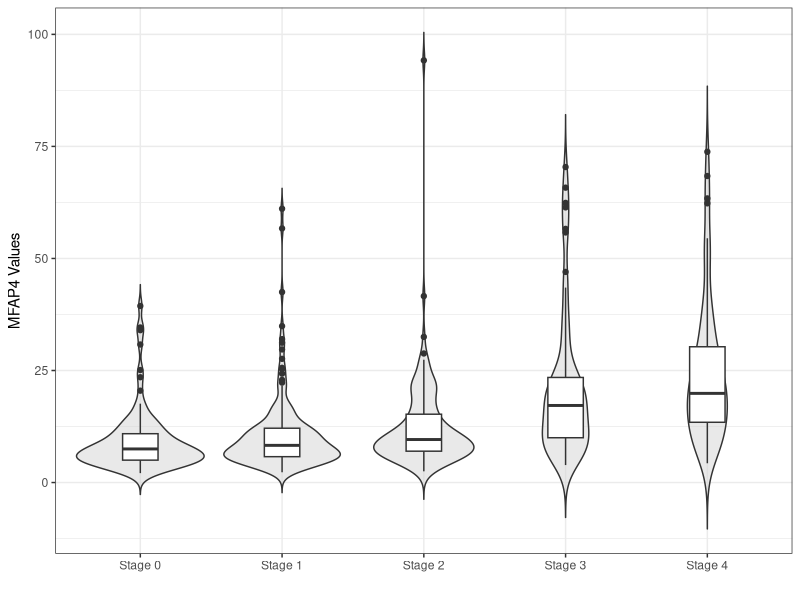
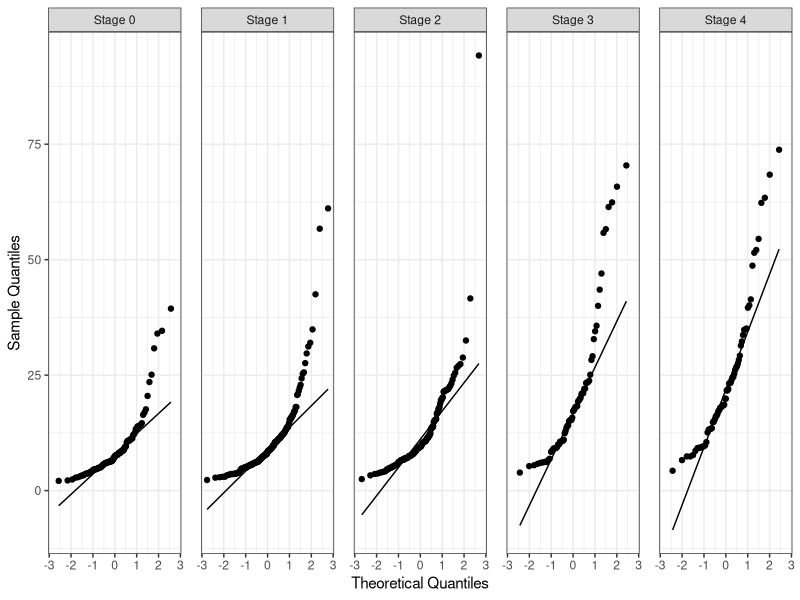
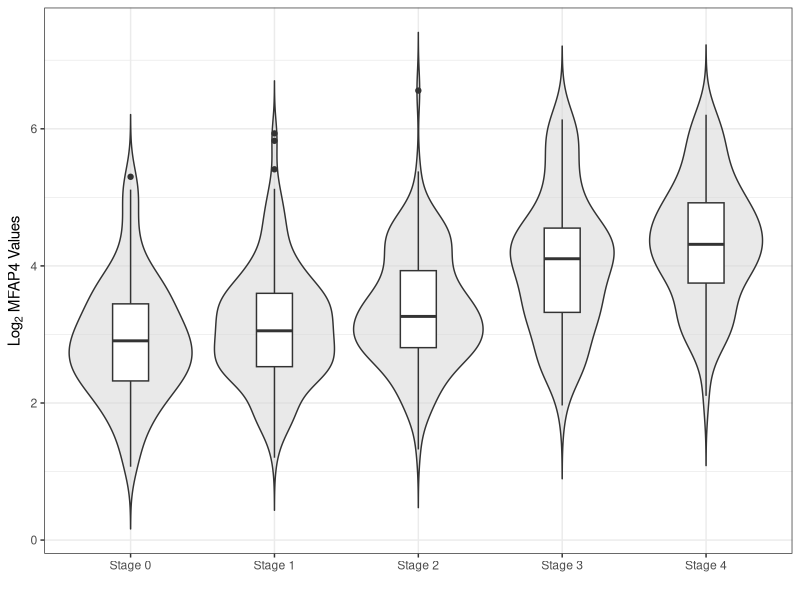
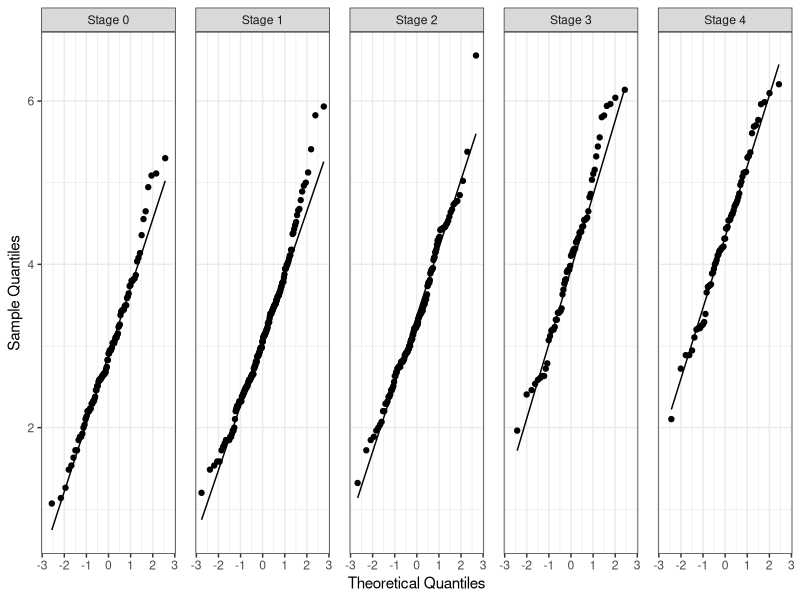

Recreate these plots in R, in order.
################################################################################
################################################################################
###################### R Code: A Case for Nonparametrics #######################
######################  Preparing and Exploring the Data #######################
######################      Exploratory Data Analysis    #######################      
################################################################################
################################################################################

### Important packages
library(tidyverse)     # Data Tools
library(lubridate)     # Dealing with Dates
library(patchwork)     # Plot placement

### Load the data
### Tip: Use the "read_csv()" function from tidyverse
mfap4.df <- read_csv("mfap4.csv")

### Data dimension and data structure
mfap4.df %>% dim()
mfap4.df %>% str()

### View the first and last six rows
mfap4.df %>% head()
mfap4.df %>% tail()

### Rename variables
mfap4.df <- mfap4.df %>%
  rename(PID=`Patient ID`,
         YOB=`Year of Birth`,
         DOS=`Date of sampling`,
         Fibrosis.Stage=`Fibrosis Stage`,
         HCV=`HCV Genotype`,
         MFAP4=`MFAP4 U/mL`)

### Creating the new age variable
dos <- mdy(mfap4.df$DOS)       # Gives "year - month - day" format
dos.year <- year(dos)          # Extracts just the year
age <- dos.year - mfap4.df$YOB # Creates the age variable
mfap4.df <- mfap4.df %>% mutate(Age = age) # Attach "Age" to the data frame

### Check to make sure Age is attached
mfap4.df %>% head()

### Creating the new log_2 transformed MFAP4 variable
mfap4.df <- mfap4.df %>% mutate(log2MFAP4 = log(mfap4.df$MFAP4, 2))

### Check to make sure log2MFAP4 is attached
mfap4.df %>% head()

### Recode the fibrosis variable for more informative labels
### Force R to read it as a factor
mfap4.df <- mfap4.df %>% 
  mutate(Fibrosis.Stage =  case_when(Fibrosis.Stage == 0 ~ "Stage 0",
                                     Fibrosis.Stage == 1 ~ "Stage 1",
                                     Fibrosis.Stage == 2 ~ "Stage 2",
                                     Fibrosis.Stage == 3 ~ "Stage 3",
                                     TRUE ~ "Stage 4")) %>% 
  mutate(Fibrosis.Stage = as.factor(Fibrosis.Stage))

### Check to make sure the fibrosis variable is recoded
mfap4.df %>% head()

### Export a new and clean csv file
write.csv(x = mfap4.df, file = "cleaned-data.csv")

################################################################################
############################## Graphical Displays ############################## 
################################################################################

### Violin boxplot of MFAP4 values by stage
ggplot(data = mfap4.df, aes(x = Fibrosis.Stage, y = MFAP4)) +
  geom_violin(fill = "lightgray",
              trim = FALSE, 
              alpha = 0.5) +
  geom_boxplot(width = 0.25) +
  theme_bw() + 
  ylab("MFAP4 Values") +
  xlab("")

### Normal q-q plot of MFAP4 values by stage
ggplot(data = mfap4.df, aes(sample = MFAP4)) +
  stat_qq() +
  stat_qq_line() +
  theme_bw() +
  xlab("Theoretical Quantiles") +
  ylab("Sample Quantiles") +
  facet_wrap(~Fibrosis.Stage, ncol = 5) +
  theme(panel.spacing = unit(0.5, "cm"))

### Violin boxplot of log2 MFAP4 values by stage
ggplot(data = mfap4.df, aes(x = Fibrosis.Stage, y = log2MFAP4)) +
  geom_violin(fill="lightgray",
              trim = FALSE, 
              alpha = 0.5) +
  geom_boxplot(width = 0.25) +
  theme_bw() + 
  labs(y = expression(Log[2]*" MFAP4 Values")) +
  xlab("")

### Normal q-q plot of log2 MFAP4 values by stage
ggplot(data = mfap4.df, aes(sample = log2MFAP4)) +
  stat_qq() +
  stat_qq_line() +
  theme_bw() +
  xlab("Theoretical Quantiles") +
  ylab("Sample Quantiles") +
  facet_wrap(~Fibrosis.Stage, ncol = 5) +
  theme(panel.spacing = unit(0.5, "cm"))






